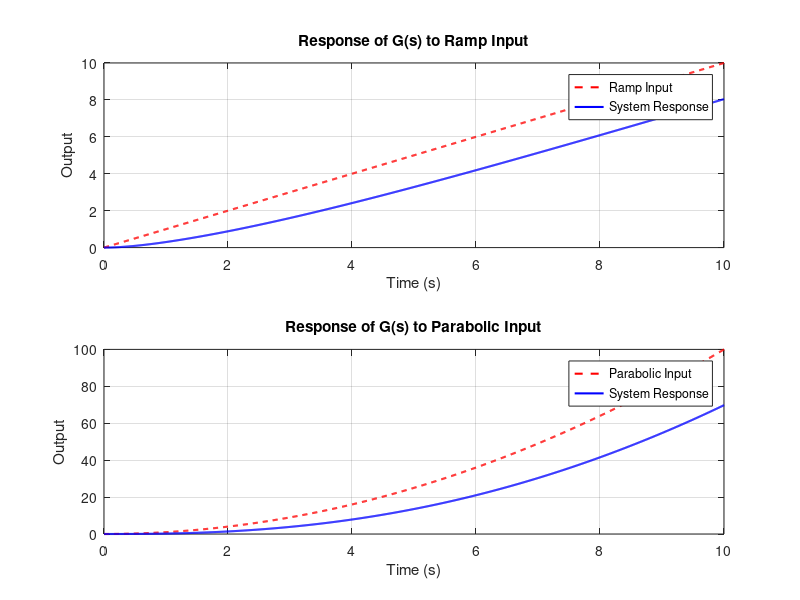

Write MATLAB code to recreate this figure.
close all;
%% M2.6 (i)
%%%     G(s) = (s + 1) / (s^2 + 3s + 1)
numerator = [1, 1];         
denominator = [1, 3, 1];   
G = tf(numerator, denominator);
t = 0:0.01:10;  %% Simulation time from 0 to 10 seconds
ramp_input = t;  %   i/p u(t) = (t)
parabolic_input = t.^2;   % Parabolic i/p u(t) = (t^2)
y_ramp = lsim(G, ramp_input, t);  %% response to ramp input
y_parabolic = lsim(G, parabolic_input, t); %  response to parabolic input
% Plot results
figure;
% Plot response to ramp input
subplot(2, 1, 1);
plot(t, ramp_input, 'r--', 'LineWidth', 1.5); hold on;
plot(t, y_ramp, 'b', 'LineWidth', 1.5);
title('Response of G(s) to Ramp Input');
xlabel('Time (s)');
ylabel('Output');
legend('Ramp Input', 'System Response');
grid on;
% Plot response to parabolic input
subplot(2, 1, 2);
plot(t, parabolic_input, 'r--', 'LineWidth', 1.5); hold on;
plot(t, y_parabolic, 'b', 'LineWidth', 1.5);
title('Response of G(s) to Parabolic Input');
xlabel('Time (s)');
ylabel('Output');
legend('Parabolic Input', 'System Response');
grid on;
